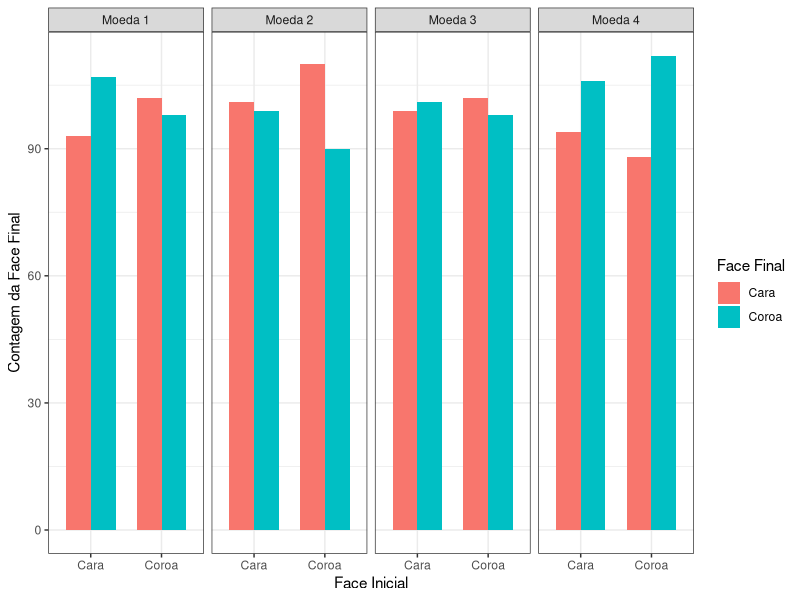

Generate this figure with R:
## ---- chunk 1
library(readxl)
library(tidyverse)
## ---- chunk 2
moeda_1 <- cbind(read_excel(path = "lancamentos.xlsx", range = "E2:G101", col_names = FALSE), read_excel(path = "lancamentos.xlsx", range = "A102:C201", col_names = FALSE), read_excel(path = "lancamentos.xlsx", range = "M202:O301", col_names = FALSE), read_excel(path = "lancamentos.xlsx", range = "I302:K401", col_names = FALSE))

moeda_2 <- cbind(read_excel(path = "lancamentos.xlsx", range = "A2:C101", col_names = FALSE), read_excel(path = "lancamentos.xlsx", range = "E102:G201", col_names = FALSE), read_excel(path = "lancamentos.xlsx", range = "I202:K301", col_names = FALSE), read_excel(path = "lancamentos.xlsx", range = "M302:O401", col_names = FALSE))

moeda_3 <- cbind(read_excel(path = "lancamentos.xlsx", range = "I2:K101", col_names = FALSE), read_excel(path = "lancamentos.xlsx", range = "M102:O201", col_names = FALSE), read_excel(path = "lancamentos.xlsx", range = "E202:G301", col_names = FALSE), read_excel(path = "lancamentos.xlsx", range = "A302:C401", col_names = FALSE))

moeda_4 <- cbind(read_excel(path = "lancamentos.xlsx", range = "M2:O101", col_names = FALSE), read_excel(path = "lancamentos.xlsx", range = "I102:K201", col_names = FALSE), read_excel(path = "lancamentos.xlsx", range = "A202:C301", col_names = FALSE), read_excel(path = "lancamentos.xlsx", range = "E302:G401", col_names = FALSE))
## ---- chunk 3
names(moeda_1) <- c("1", "Joao_inicial", "Joao_final", "2", "Lucas_inicial", "Lucas_final", "3", "Ana_inicial", "Ana_final", "4", "Daniel_inicial", "Daniel_final")

names(moeda_2) <- c("2", "Lucas_inicial", "Lucas_final", "1", "Joao_inicial", "Joao_final", "4", "Daniel_inicial", "Daniel_final", "3", "Ana_inicial", "Ana_final")

names(moeda_3) <- c("4", "Daniel_inicial", "Daniel_final", "3", "Ana_inicial", "Ana_final", "1", "Joao_inicial", "Joao_final", "2", "Lucas_inicial", "Lucas_final")

names(moeda_4) <- c("3", "Ana_inicial", "Ana_final", "4", "Daniel_inicial", "Daniel_final", "2", "Lucas_inicial", "Lucas_final", "1", "Joao_inicial", "Joao_final")
## ---- chunk 4
face_to_number <- function(x){
  if(x == "cara"){
    valor = 0
  }
  if(x == "coroa"){
    valor = 1
  }
  if(x == "cora"){
    valor = 1
  }
  
  return(valor)
}

face_to_number <- Vectorize(face_to_number)

moeda_1 <- moeda_1 %>% select("Ana_inicial" , "Ana_final", "Daniel_inicial", "Daniel_final", "Joao_inicial", "Joao_final", "Lucas_inicial", "Lucas_final") %>% drop_na() %>% mutate_all(str_to_lower) %>% mutate_all(face_to_number)

moeda_2 <- moeda_2 %>% select("Ana_inicial" , "Ana_final", "Daniel_inicial", "Daniel_final", "Joao_inicial", "Joao_final", "Lucas_inicial", "Lucas_final") %>% drop_na() %>% mutate_all(str_to_lower) %>% mutate_all(face_to_number)

moeda_3 <- moeda_3 %>% select("Ana_inicial" , "Ana_final", "Daniel_inicial", "Daniel_final", "Joao_inicial", "Joao_final", "Lucas_inicial", "Lucas_final") %>% drop_na() %>% mutate_all(str_to_lower) %>% mutate_all(face_to_number)

moeda_4 <- moeda_4 %>% select("Ana_inicial" , "Ana_final", "Daniel_inicial", "Daniel_final", "Joao_inicial", "Joao_final", "Lucas_inicial", "Lucas_final") %>% drop_na() %>% mutate_all(str_to_lower) %>% mutate_all(face_to_number)

moedas_DF <- rbind(moeda_1, moeda_2, moeda_3, moeda_4)

## ---- chunk 5
z_test <- function(x){
  n_suc = sum(x)
  p0 = 2/3
  n = length(x)
  if(n_suc > p0*n){
    stat = n_suc + 1/2 - p0*n
  }
  else{stat = n_suc - 1/2 - p0*n}
  
  z_stat  <- stat/sqrt(n*p0*(1-p0))
  p_value <- 2*pnorm(-abs(z_stat))
  
  vetor = c(p0*n, n_suc, z_stat, p_value) %>% t() %>% as.data.frame()
  names(vetor) = c("Quantidade Esperada", "Quantidade Observada", "Estatística Z", "P-Valor")
  
  return(vetor)
}

z_test <- Vectorize(z_test)
## ---- chunk 6
moedas_DF$Moeda <- c(rep(1, 100), rep(2, 100), rep(3, 100), rep(4, 100))
names(moedas_DF) <- c("Inicial", "Final", "Inicial", "Final", "Inicial", "Final", "Inicial", "Final", "Moeda")

moedas_df_long <- cbind(Inicial = c(moedas_DF[,1], moedas_DF[,3], moedas_DF[,5], moedas_DF[,7]), Final = c(moedas_DF[,2], moedas_DF[,4], moedas_DF[,6], moedas_DF[,8]), Moeda = moedas_DF[,9]) %>% as.data.frame() %>% mutate(Sucesso = ifelse(Inicial == Final, 1, 0)) %>% arrange(desc(-Moeda))
## ---- chunk 7
moedas_sucesso <- as.data.frame(rep(0,400))
moedas_sucesso$Sucesso_1 <- moedas_df_long[1:400,4]
moedas_sucesso$Sucesso_2 <- moedas_df_long[401:800,4]
moedas_sucesso$Sucesso_3 <- moedas_df_long[801:1200,4]
moedas_sucesso$Sucesso_4 <- moedas_df_long[1201:1600,4]
moedas_sucesso <- moedas_sucesso[,-1] 
names(moedas_sucesso) <- c("Sucessos Moeda 1", "Sucessos Moeda 2", "Sucessos Moeda 3", "Sucessos Moeda 4")
## ---- chunk 8
z_test(moedas_sucesso)
## ---- chunk 9
moedas_grafico <- moedas_df_long %>% group_by(Inicial, Moeda) %>% summarise(Final = sum(Final), .groups = 'drop') %>% mutate(Inicial = ifelse(Inicial == 1, "Coroa", "Cara")) 
moedas_grafico$Final_2 <- (200 - moedas_grafico$Final)
moedas_grafico <- moedas_grafico %>% pivot_longer(c(Final, Final_2), names_to = "Face Final") %>% mutate(`Face Final` = ifelse(`Face Final` == "Final", "Coroa", "Cara"))
## ---- chunk 10
labs_facet <- c("Moeda 1", "Moeda 2", "Moeda 3", "Moeda 4")
names(labs_facet) <- c("1", "2", "3", "4")

moedas_grafico %>% 
  ggplot(aes(x = Inicial, y = value, fill = `Face Final`))+
  geom_bar(stat = "identity", width=0.7, position = "Dodge")+
  facet_grid(~Moeda, labeller = labeller(Moeda = labs_facet))+
  labs(x = "Face Inicial", y = "Contagem da Face Final")+
  theme_bw()
